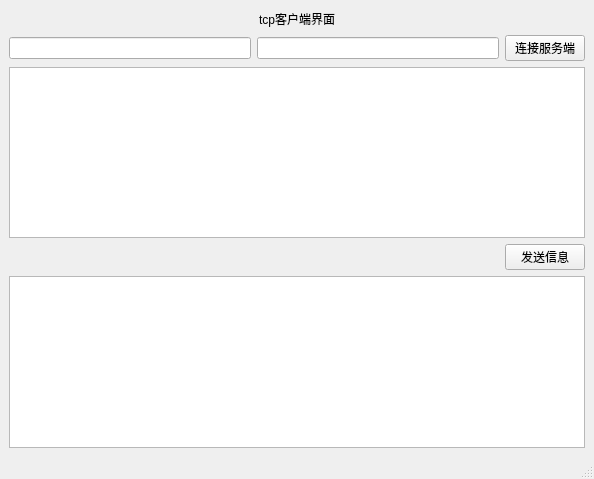
<?xml version="1.0" encoding="UTF-8"?>
<ui version="4.0">
 <class>MainWindow</class>
 <widget class="QMainWindow" name="MainWindow">
  <property name="geometry">
   <rect>
    <x>0</x>
    <y>0</y>
    <width>594</width>
    <height>479</height>
   </rect>
  </property>
  <property name="windowTitle">
   <string>MainWindow</string>
  </property>
  <widget class="QWidget" name="centralwidget">
   <layout class="QGridLayout" name="gridLayout">
    <item row="0" column="0">
     <layout class="QVBoxLayout" name="verticalLayout">
      <item>
       <layout class="QHBoxLayout" name="horizontalLayout_3">
        <item>
         <spacer name="horizontalSpacer_2">
          <property name="orientation">
           <enum>Qt::Orientation::Horizontal</enum>
          </property>
          <property name="sizeHint" stdset="0">
           <size>
            <width>40</width>
            <height>20</height>
           </size>
          </property>
         </spacer>
        </item>
        <item>
         <widget class="QLabel" name="label">
          <property name="text">
           <string>tcp客户端界面</string>
          </property>
         </widget>
        </item>
        <item>
         <spacer name="horizontalSpacer_3">
          <property name="orientation">
           <enum>Qt::Orientation::Horizontal</enum>
          </property>
          <property name="sizeHint" stdset="0">
           <size>
            <width>40</width>
            <height>20</height>
           </size>
          </property>
         </spacer>
        </item>
       </layout>
      </item>
      <item>
       <layout class="QHBoxLayout" name="horizontalLayout_2">
        <item>
         <widget class="QLineEdit" name="lineEdit"/>
        </item>
        <item>
         <widget class="QLineEdit" name="lineEdit_2"/>
        </item>
        <item>
         <widget class="QPushButton" name="pushButton_2">
          <property name="text">
           <string>连接服务端</string>
          </property>
         </widget>
        </item>
       </layout>
      </item>
      <item>
       <widget class="QTextEdit" name="textEdit"/>
      </item>
      <item>
       <layout class="QHBoxLayout" name="horizontalLayout">
        <item>
         <spacer name="horizontalSpacer">
          <property name="orientation">
           <enum>Qt::Orientation::Horizontal</enum>
          </property>
          <property name="sizeHint" stdset="0">
           <size>
            <width>40</width>
            <height>20</height>
           </size>
          </property>
         </spacer>
        </item>
        <item>
         <widget class="QPushButton" name="pushButton">
          <property name="text">
           <string>发送信息</string>
          </property>
         </widget>
        </item>
       </layout>
      </item>
      <item>
       <widget class="QTextBrowser" name="textBrowser"/>
      </item>
     </layout>
    </item>
   </layout>
  </widget>
  <widget class="QMenuBar" name="menubar">
   <property name="geometry">
    <rect>
     <x>0</x>
     <y>0</y>
     <width>594</width>
     <height>17</height>
    </rect>
   </property>
  </widget>
  <widget class="QStatusBar" name="statusbar"/>
 </widget>
 <resources/>
 <connections/>
</ui>
